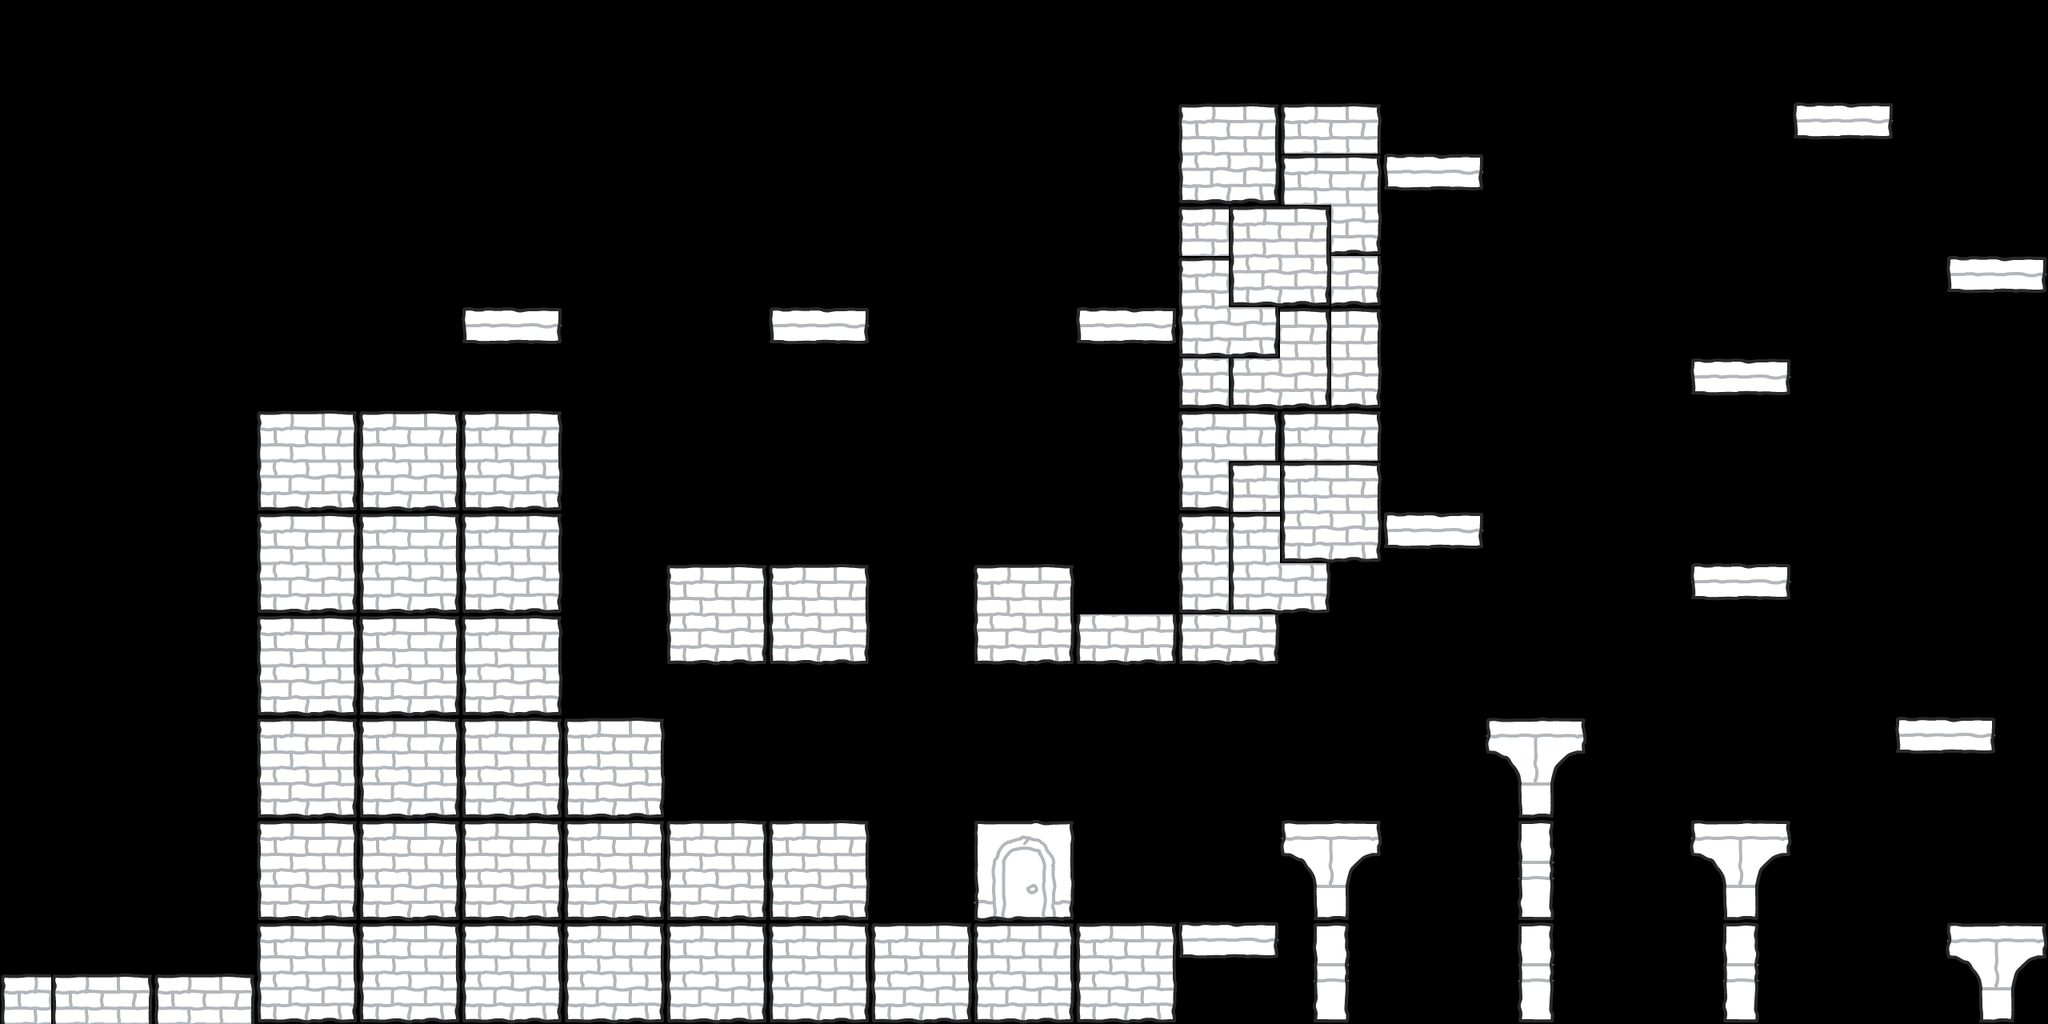

A 2D game scene composited from a Tiled map and its tileset images. What follows is a short description and the map's XML, with each tile layer's data collapsed to a summary:
An orthogonal 40x20 tile map with 64x64 px tiles, 1 tile layer (floor-and-tiles), 2 tilesets and 33 objects (21x saw, 10x gem, door, secret).

<map version="1.10" tiledversion="1.10.2" orientation="orthogonal" renderorder="right-down" width="40" height="20" tilewidth="64" tileheight="64" infinite="0" nextlayerid="5" nextobjectid="43">
 <editorsettings>
  <export target="level-3-platform.tmj" format="json" />
 </editorsettings>
 <tileset firstgid="1" name="level-3" tilewidth="64" tileheight="64" tilecount="484" columns="22">
  <image source="spritesheet_retina.png" width="1408" height="1408" />
  <tile id="186">
   <properties>
    <property name="collides" type="bool" value="true" />
   </properties>
  </tile>
  <tile id="187">
   <properties>
    <property name="collides" type="bool" value="true" />
   </properties>
  </tile>
  <tile id="188">
   <properties>
    <property name="collides" type="bool" value="true" />
   </properties>
  </tile>
  <tile id="189">
   <properties>
    <property name="collides" type="bool" value="true" />
   </properties>
  </tile>
  <tile id="210">
   <properties>
    <property name="collides" type="bool" value="true" />
   </properties>
  </tile>
  <tile id="211">
   <properties>
    <property name="collides" type="bool" value="true" />
   </properties>
  </tile>
  <tile id="230">
   <properties>
    <property name="collides" type="bool" value="true" />
   </properties>
  </tile>
  <tile id="231">
   <properties>
    <property name="collides" type="bool" value="true" />
   </properties>
  </tile>
  <tile id="252">
   <properties>
    <property name="collides" type="bool" value="true" />
   </properties>
  </tile>
  <tile id="253">
   <properties>
    <property name="collides" type="bool" value="true" />
   </properties>
  </tile>
  <tile id="276">
   <properties>
    <property name="collides" type="bool" value="true" />
   </properties>
  </tile>
  <tile id="277">
   <properties>
    <property name="collides" type="bool" value="true" />
   </properties>
  </tile>
  <tile id="298">
   <properties>
    <property name="collides" type="bool" value="true" />
   </properties>
  </tile>
  <tile id="299">
   <properties>
    <property name="collides" type="bool" value="true" />
   </properties>
  </tile>
 </tileset>
 <tileset firstgid="485" name="level-3-Obby" tilewidth="128" tileheight="128" tilecount="121" columns="11">
  <image source="spritesheet_retina.png" width="1408" height="1408" />
  <tile id="5">
   <properties>
    <property name="hiddenLevel" type="bool" value="true" />
   </properties>
  </tile>
  <tile id="76">
   <properties>
    <property name="death" type="bool" value="true" />
   </properties>
   <animation>
    <frame tileid="76" duration="500" />
    <frame tileid="96" duration="500" />
   </animation>
  </tile>
  <tile id="91">
   <properties>
    <property name="collect" type="bool" value="true" />
   </properties>
  </tile>
  <tile id="93">
   <properties>
    <property name="nextLevel" type="bool" value="true" />
   </properties>
  </tile>
 </tileset>
 <objectgroup id="2" name="Saws">
  <object id="3" name="saw" gid="561" x="1088" y="768" width="128" height="128" />
  <object id="4" name="saw" gid="561" x="576" y="576" width="128" height="128" />
  <object id="5" name="saw" gid="561" x="640" y="640" width="128" height="128" />
  <object id="6" name="saw" gid="561" x="629.75" y="770.25" width="128" height="128" />
  <object id="7" name="saw" gid="561" x="1729.75" y="1279.63" width="128" height="128" />
  <object id="8" name="saw" gid="561" x="1979.75" y="1279.63" width="128" height="128" />
  <object id="9" name="saw" gid="561" x="2193.12" y="1287.33" width="128" height="128" />
  <object id="10" name="saw" gid="561" x="2311.73" y="1290.45" width="128" height="128" />
  <object id="11" name="saw" gid="561" x="2429.75" y="698.375" width="128" height="128" />
  <object id="27" name="saw" gid="561" x="448" y="576" width="128" height="128" />
  <object id="28" name="saw" gid="561" x="329.75" y="579.75" width="128" height="128" />
  <object id="29" name="saw" gid="561" x="320" y="448" width="128" height="128" />
  <object id="30" name="saw" gid="561" x="1088" y="832" width="128" height="128" />
  <object id="31" name="saw" gid="561" x="0" y="128" width="128" height="128" />
  <object id="32" name="saw" gid="561" x="0" y="256" width="128" height="128" />
  <object id="33" name="saw" gid="561" x="0" y="384" width="128" height="128" />
  <object id="34" name="saw" gid="561" x="0" y="512" width="128" height="128" />
  <object id="39" name="saw" gid="561" x="0" y="640" width="128" height="128" />
  <object id="40" name="saw" gid="561" x="0" y="768" width="128" height="128" />
  <object id="41" name="saw" gid="561" x="0" y="896" width="128" height="128" />
  <object id="42" name="saw" gid="561" x="0" y="1024" width="128" height="128" />
 </objectgroup>
 <layer id="1" name="floor-and-tiles" width="40" height="20">
  <data>[800 cells, 230 non-empty, 18 distinct tile ids]</data>
 </layer>
 <objectgroup id="3" name="Gems">
  <object id="14" name="gem" gid="576" x="2432.88" y="1154.63" width="128" height="128" />
  <object id="15" name="gem" gid="576" x="2432" y="128" width="128" height="128" />
  <object id="16" name="gem" gid="576" x="960" y="1024" width="128" height="128" />
  <object id="17" name="gem" gid="576" x="1217.25" y="704.625" width="128" height="128" />
  <object id="19" name="gem" gid="576" x="844.875" y="699.125" width="128" height="128" />
  <object id="20" name="gem" gid="576" x="1472" y="128" width="128" height="128" />
  <object id="21" name="gem" gid="576" x="1728" y="340.25" width="128" height="128" />
  <object id="22" name="gem" gid="576" x="1600" y="960" width="128" height="128" />
  <object id="23" name="gem" gid="576" x="2432" y="512" width="128" height="128" />
  <object id="24" name="gem" gid="576" x="2112" y="704" width="128" height="128" />
 </objectgroup>
 <objectgroup id="4" name="Doors">
  <object id="25" name="door" gid="578" x="1344" y="768" width="128" height="128" />
  <object id="26" name="secret" gid="490" x="0" y="1216" width="128" height="128" />
 </objectgroup>
</map>
